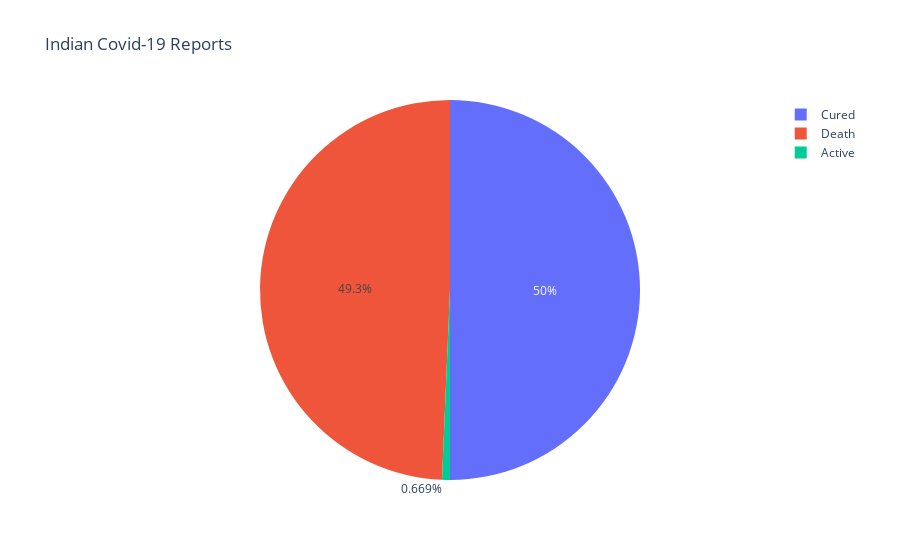

The notebook cell saved with this chart:
### Code cell
px.pie(names=['Cured','Death','Active'],
       values=[active_percentage, recovery_percentage, death_percentage],
       title='Indian Covid-19 Reports ')

### Figure 1 — Plotly figure (JSON) as saved in the notebook; plotly's stock layout.template omitted (floating-point values rounded to 4 significant figures)
{"data": [{"domain": {"x": [0, 1], "y": [0, 1]}, "hovertemplate": "label=%{label}<br>value=%{value}<extra></extra>", "labels": ["Cured", "Death", "Active"], "legendgroup": "", "name": "", "showlegend": true, "type": "pie", "values": [98.47, 97.15, 1.318]}], "layout": {"legend": {"tracegroupgap": 0}, "title": {"text": "Indian Covid-19 Reports "}}}
